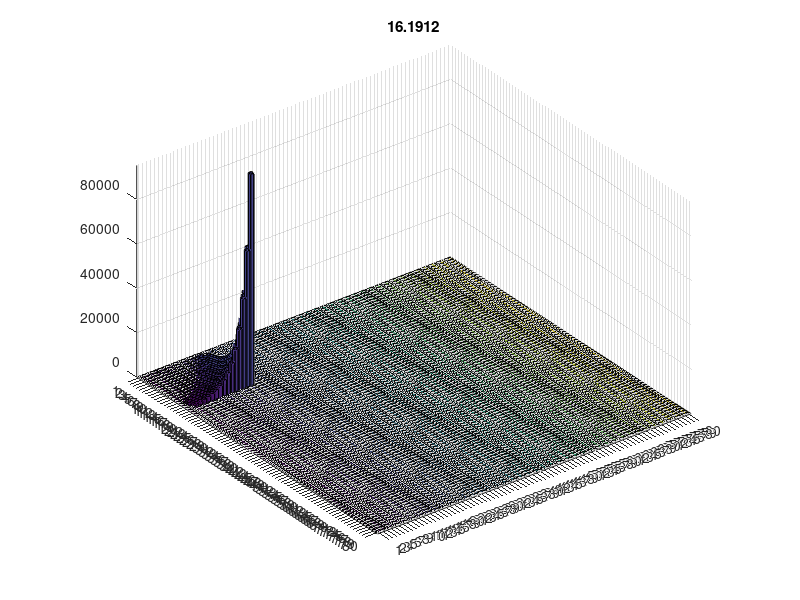

This figure's MATLAB source:
function [t,x] = infection_RK3_lagr_efficient2

%%%%%%%%%%%%%%%%%%%%%%%%%%%%%%
% states
% x(1) = target cell (#/mL)
% x(2) = BV ITR/GOI (#/mL)
% x(3) = BV rep/cap (#/mL)
% x(startI1:endI1) = infected ITR/GOI (#/mL)
% x(startI2:endI2) = infected rep/cap (#/mL)
% x(startCo:endCo) = co-infected cells (#/mL)

% equations for cells co-infected after age_end_inf not solved

tic
C0=1e6; % #/mL
MOIgoi=5; 
MOIrc=5;  

Dtau=1;
age_end_inf=15;
age_viab=80;

Vgoi0=C0*MOIgoi; % #/mL
Vrc0=C0*MOIrc; % #/mL

n_bins=age_viab/Dtau;
n_bins_inf=age_end_inf/Dtau;
age_bins=Dtau:Dtau:age_viab;

startI1=4;
endI1=3+n_bins;
startI2=4+n_bins;
endI2=3+2*n_bins;
startCo=4+2*n_bins;
endCo=3+2*n_bins+n_bins^2-(n_bins-n_bins_inf)*(n_bins-n_bins_inf+1);

i=0;
ind=zeros(1,n_bins^2);
ind_sc=ind;
% indexes co-infected cells bins
for i1=1:n_bins
    for i2=1:n_bins
        if (i1-i2)^2 < n_bins_inf^2
            i=i+1;
            ind(i2+n_bins*(i1-1))=i;
            ind_matrix(i1,i2)=i;
            ind_sc(i2+n_bins*(i1-1))=i+startCo-1;
            ind_matrix_scaled(i1,i2)=i+startCo-1;
        end
    end
end

x0=[C0 Vgoi0 Vrc0 zeros(1,n_bins*2+n_bins^2-(n_bins-n_bins_inf)*(n_bins-n_bins_inf+1))];

k_bind=1.3e-9*60; % mL/cell/h Dee and Shuler

% k_bind=1.05e-8*60; % mL/cell/h Nielsen 2003
mu=0.028; % 1/h
k_deathT=8e-5; % 1/h
k_deathI=0.0017; % 1/h
k_degrBV=7e-3; %1/h

% initialization
t_final=100;
t0=0;
hmax = Dtau; % CFL condition % ode23 default: 0.1*(T-t0);
rtol = 1.e-3;
atol = 1.e-6;
threshold=atol/rtol;
t=t0;
x=x0;

% first step selection
k1=inf_model(t0,x0);
r=norm(k1./max(abs(x0),threshold), inf);
h = 0.8*rtol^(1/3)/r;

% pre-allocate arrays
xx=zeros(10e3,length(x0));
tt=zeros(10e3,1);

tt(1)=t0;
xx(1,:)=x0;
i=2;
sum_h=0;
nofailed=true;

while t<t_final

    % step control
    hmin = 16*eps*abs(t);
    h=max(hmin,min(h,hmax));

    if 1.1*h >= t_final - t
        h = t_final - t;
    elseif 1.1*h+sum_h >= Dtau
        h = Dtau - sum_h;
    end

    k2=inf_model(t+h/2,x+k1*h/2);
    k3=inf_model(t+3*h/4,x+3*k2*h/4);

    t_new=t+h;
    x_new=x+h*(2*k1+3*k2+4*k3)/9;

    k4=inf_model(t_new,x_new);

    % estimate error
    e = h*(-5*k1 + 6*k2 + 8*k3 - 9*k4)/72;
    err_est=norm(e./max(max(abs(x),abs(x_new)), threshold), inf);

    if err_est <= rtol
        t=t_new;
        x=x_new;
        k1=k4;
        xx(i,:)=x;
        tt(i,:)=t;

        i=i+1;
        sum_h=sum_h+h;

        temp = 1.25*(err_est/rtol)^(1/3);
        h=h*min(5,1/temp);    
        nofailed=true;
        
        % pre-allocation
        if length(tt)-i<10
            tt=[tt; zeros(1e5,1)];
            xx=[xx;zeros(1e5,length(x0))];
        end

        % age switch
        if sum_h >= Dtau
            sum_h=0;
            
            % reallocate I1
            x(endI1)=x(endI1)+x(endI1-1);
            x(startI1+1:endI1-1)=x(startI1:endI1-2);
            x(startI1)=0;

            % reallocate I2
            x(endI2)=x(endI2)+x(endI2-1);
            x(startI2+1:endI2-1)=x(startI2:endI2-2);
            x(startI2)=0;

            % reallocate co-infected cells
            % max age: accumulate cells
                i1=n_bins;
                i2=max(2,(n_bins-age_end_inf/Dtau+1)):n_bins;  % i2=2:n_bins;

                x(ind_sc(i2+n_bins*(i1-1)))=x(ind_sc(i2+n_bins*(i1-1)))+...
                    x(ind_sc(i2-1+n_bins*(i1-2)));
    
                i1=max(2,(n_bins-age_end_inf/Dtau+1)):n_bins-1; % i1=2:n_bins-1;
                i2=n_bins;

                x(ind_sc(i2+n_bins*(i1-1)))=x(ind_sc(i2+n_bins*(i1-1)))+...
                    x(ind_sc(i2-1+n_bins*(i1-2)));
            
%             % reallocation
%             
%                 for i1=(n_bins-1):-1:2
%                     for i2=(n_bins-1):-1:2
%                    
%                         x(startCo-1+i2+n_bins*(i1-1))=x(startCo-1+i2-1+n_bins*(i1-2));
%                     end
%                 end

                for i2=(n_bins-1):-1:(age_end_inf/Dtau+1)
                    for i1=i2:-1:(i2-age_end_inf/Dtau+1)                   
                        x(ind_sc(i2+n_bins*(i1-1)))=...
                            x(ind_sc(i2-1+n_bins*(i1-2)));
                    end
                end
                for i1=(n_bins-1):-1:(age_end_inf/Dtau+1)
                    for i2=(i1-1):-1:(i1-age_end_inf/Dtau+1)                   
                        x(ind_sc(i2+n_bins*(i1-1)))=...
                            x(ind_sc(i2-1+n_bins*(i1-2)));
                    end
                end
                for i1=age_end_inf/Dtau:-1:2
                    for i2=2:(age_end_inf/Dtau)
                        x(ind_sc(i2+n_bins*(i1-1)))=...
                            x(ind_sc(i2-1+n_bins*(i1-2)));
                    end
                end

            % empty first bin
                i1=1;
                i2=1:age_end_inf/Dtau; % i2=1:n_bins-1;
                x(ind_sc(i2+n_bins*(i1-1)))=0;

                i1=2:age_end_inf/Dtau;
                i2=1;
                x(ind_sc(i2+n_bins*(i1-1)))=0;

            k1=inf_model(t,x);
        end

    else
      if nofailed
        nofailed = false;
        h = max(hmin, h * max(0.5, 0.8*(rtol/err_est)^(1/3)));
      
      else
        h = max(hmin, 0.5 * h);
      end
    
    end

    if h <= hmin
        warning('Step size %e too small at t = %e.\n',h,t);
        break
    end

end
x=xx(1:i-1,:);
t=tt(1:i-1);
toc

t_plot=200;
co=x(t_plot,startCo:endCo);
co_plot=zeros(n_bins);
for i1=1:n_bins
    for i2=1:n_bins
        index=ind(i2+n_bins*(i1-1));
        if index >0 
            co_plot(i1,i2)=co(index);
        end
    end
end

% co=reshape(co,[n_bins,n_bins]);
bar3(co_plot)
title(t(t_plot))

% plot(t,x(:,2))
% bar3(x(:,startI1:endI1))
% plot(t,sum(x(:,6:end),2))

function dxdt = inf_model(t,x)
    dxdt=x; % pre-allocate
    
    % species
    T=x(1);
    V1=x(2);
    V2=x(3);
    I1=x(startI1:endI1);
    I2=x(startI2:endI2);
    Co=x(startCo:endCo);

    I1_tot=sum(I1);
    I2_tot=sum(I2);
    Co_tot=sum(Co);
    C=T+I1_tot+I2_tot+Co_tot;

    % pre-allocate balances
    dI1dt=I1;
    dI2dt=I2;
%     dCodt=Co;
    
    % cells and virions balances
    dxdt(1)=mu*T-k_deathT*T-k_bind*T*(V1+V2); % target cells
    dxdt(2)=-k_bind*V1*C-k_degrBV*V1; % BV ITR/GOI (#/mL) 
    dxdt(3)=-k_bind*V2*C-k_degrBV*V2; % BV rep/cap (#/mL) 

    dI1dt(1)=k_bind*T*V1-k_deathI*I1(1)-k_bind*I1(1)*V2;
    dI1dt(2:n_bins_inf)=-k_deathI*I1(2:n_bins_inf)-k_bind*I1(2:n_bins_inf)*V2;
    dI1dt(n_bins_inf+1:end)=-k_deathI*I1(n_bins_inf+1:end);

    dI2dt(1)=k_bind*T*V2-k_deathI*I2(1)-k_bind*I2(1)*V1;
    dI2dt(2:n_bins_inf)=-k_deathI*I2(2:n_bins_inf)-k_bind*I2(2:n_bins_inf)*V1;
    dI2dt(n_bins_inf+1:end)=-k_deathI*I2(n_bins_inf+1:end);
    
    % co-infected cells
%         dCodt=zeros(1,length(Co));
        % all bins
%         for i =1:length(Co)
        dCodt=-k_deathI*Co;
%         end
        % first bin
        dCodt(1)=dCodt(1)+k_bind*(I1(1)*V2+I2(1)*V1);
        % cells freshly infected by V1
        dCodt(2:n_bins_inf)=dCodt(2:n_bins_inf)+k_bind*(I2(2:n_bins_inf)*V1);
        % cells freshly infected by V2
        for j=2:n_bins_inf
%             dCodt(ind(1+n_bins*((2:n_bins_inf)-1)))=dCodt(ind(1+n_bins*((2:n_bins_inf)-1)))+...
%                 k_bind*(I1(2:n_bins_inf)*V2);
            dCodt(ind(1+n_bins*(j-1)))=dCodt(ind(1+n_bins*(j-1)))+...
                k_bind*(I1(j)*V2);
        end

    dxdt(4:end)=[dI1dt dI2dt dCodt];
      
end

end